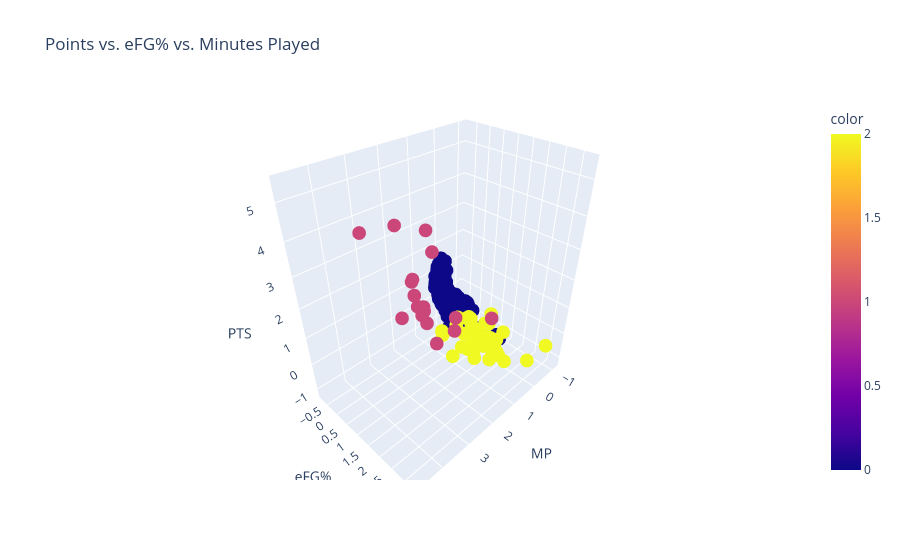

The cell this chart's notebook holds for it:
### Markdown cell above
### Create a visualization of the results with 2 or 3 variables that you think will best differentiate the clusters

### Code cell
fig = px.scatter_3d(cluster_per, x="MP", y="eFG%", z="PTS", color=kmeans_obj_performance.labels_, title="Points vs. eFG% vs. Minutes Played")
fig.show(renderer="vscode")

### Figure 1 — Plotly figure (JSON) as saved in the notebook; plotly's stock layout.template omitted (floating-point values rounded to 4 significant figures; data arrays with more than 128 entries replaced by an {"elided": "..."} marker saying what was removed)
{"data": [{"hovertemplate": "MP=%{x}<br>eFG%=%{y}<br>PTS=%{z}<br>color=%{marker.color}<extra></extra>", "legendgroup": "", "marker": {"color": {"elided": "410 int values"}, "coloraxis": "coloraxis", "symbol": "circle"}, "mode": "markers", "name": "", "scene": "scene", "showlegend": false, "type": "scatter3d", "x": {"elided": "410 float values"}, "y": {"elided": "410 float values"}, "z": {"elided": "410 float values"}}], "layout": {"coloraxis": {"colorbar": {"title": {"text": "color"}}, "colorscale": [[0, "#0d0887"], [0.1111, "#46039f"], [0.2222, "#7201a8"], [0.3333, "#9c179e"], [0.4444, "#bd3786"], [0.5556, "#d8576b"], [0.6667, "#ed7953"], [0.7778, "#fb9f3a"], [0.8889, "#fdca26"], [1, "#f0f921"]]}, "legend": {"tracegroupgap": 0}, "scene": {"domain": {"x": [0, 1], "y": [0, 1]}, "xaxis": {"title": {"text": "MP"}}, "yaxis": {"title": {"text": "eFG%"}}, "zaxis": {"title": {"text": "PTS"}}}, "title": {"text": "Points vs. eFG% vs. Minutes Played"}}}
